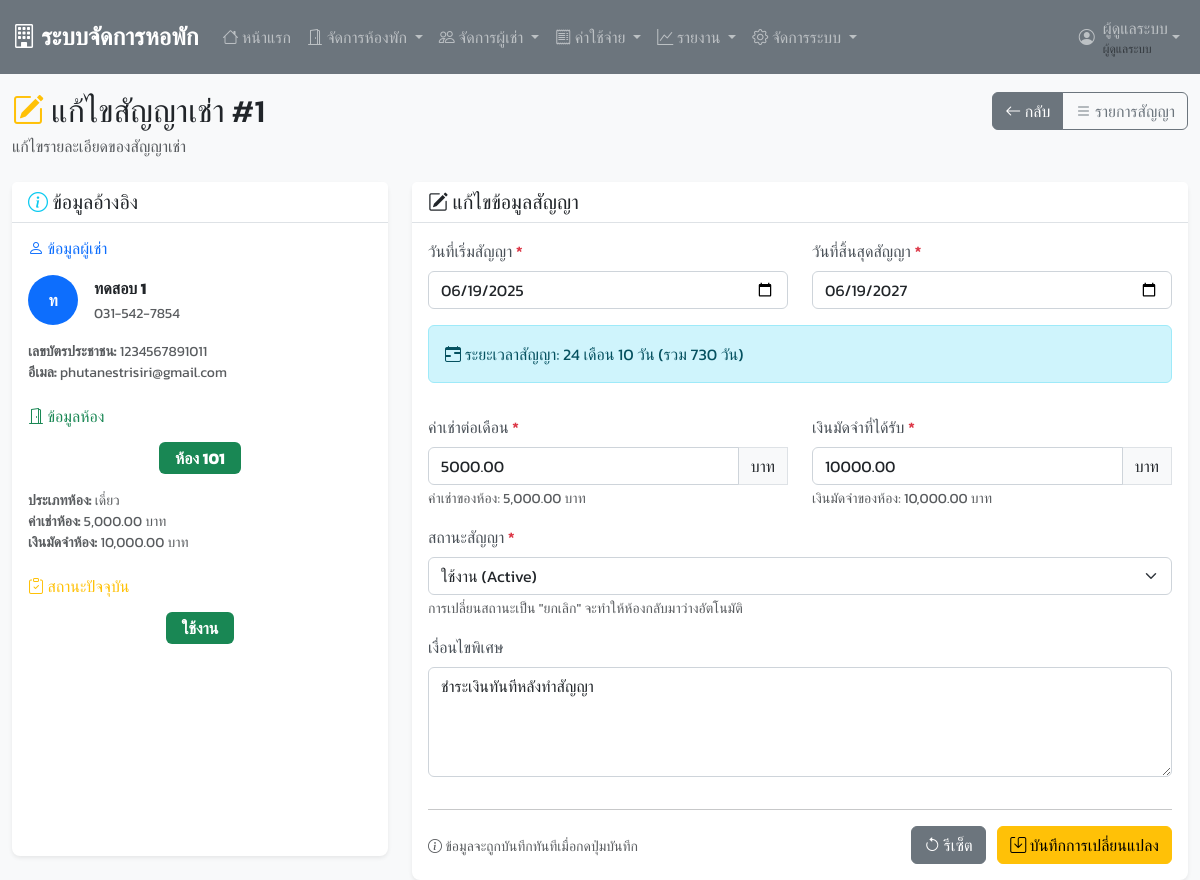
The app's page /edit_contract.php?id=1 (signed in) with its own data.
### tables this page shows
CREATE TABLE `contracts` (
  `contract_id` int(11) NOT NULL,
  `tenant_id` int(11) DEFAULT NULL,
  `room_id` int(11) DEFAULT NULL,
  `contract_start` date NOT NULL,
  `contract_end` date NOT NULL,
  `monthly_rent` decimal(10,2) NOT NULL,
  `deposit_paid` decimal(10,2) NOT NULL,
  `contract_status` enum('active','expired','terminated') DEFAULT 'active',
  `special_conditions` text DEFAULT NULL,
  `created_at` timestamp NOT NULL DEFAULT current_timestamp()
);

CREATE TABLE `tenants` (
  `tenant_id` int(11) NOT NULL,
  `first_name` varchar(50) NOT NULL,
  `last_name` varchar(50) NOT NULL,
  `phone` varchar(15) NOT NULL,
  `email` varchar(100) DEFAULT NULL,
  `id_card` varchar(20) NOT NULL,
  `address` text DEFAULT NULL,
  `emergency_contact` varchar(100) DEFAULT NULL,
  `emergency_phone` varchar(15) DEFAULT NULL,
  `tenant_status` enum('active','inactive') DEFAULT 'active',
  `created_at` timestamp NOT NULL DEFAULT current_timestamp()
);

CREATE TABLE `rooms` (
  `room_id` int(11) NOT NULL,
  `room_number` varchar(10) NOT NULL,
  `room_type` enum('single','double','triple') NOT NULL,
  `monthly_rent` decimal(10,2) NOT NULL,
  `deposit` decimal(10,2) NOT NULL,
  `room_status` enum('available','occupied','maintenance') DEFAULT 'available',
  `floor_number` int(11) DEFAULT NULL,
  `room_description` text DEFAULT NULL,
  `created_at` timestamp NOT NULL DEFAULT current_timestamp()
);

### edit_contract.php (the view, shortened to what this page needs)
<?php
require_once 'includes/header.php';
$contract_id = isset($_GET['id']) ? intval($_GET['id']) : 0;
try {
    $stmt = $pdo->prepare("
        SELECT
            c.*,
            t.first_name, t.last_name, t.phone, t.email, t.id_card,
            r.room_number, r.room_type, r.monthly_rent as room_monthly_rent, r.deposit as room_deposit
        FROM contracts c
        LEFT JOIN tenants t ON c.tenant_id = t.tenant_id
        LEFT JOIN rooms r ON c.room_id = r.room_id
        WHERE c.contract_id = ?
    ");
    $stmt->execute([$contract_id]);
    $contract = $stmt->fetch();
} catch(PDOException $e) {
    $error_message = "เกิดข้อผิดพลาด: " . $e->getMessage();
    $contract = null;
}
?>
<?php include 'includes/navbar.php' ?>
<div class="container-fluid">
    <div class="row mb-4 mt-3">
        <div class="col-md-8">
            <h2 class="mb-1">
                <i class="bi bi-pencil-square text-warning"></i>
                แก้ไขสัญญาเช่า #<?php echo $contract['contract_id']; ?>
            </h2>
            <p class="text-muted mb-0">
                แก้ไขรายละเอียดของสัญญาเช่า
            </p>
        </div>
        <div class="col-md-4 text-md-end">
            <div class="btn-group">
                <a href="view_contract.php?id=<?php echo $contract['contract_id']; ?>" class="btn btn-secondary">
                    <i class="bi bi-arrow-left"></i>
                    กลับ
                </a>
                <a href="contracts.php" class="btn btn-outline-secondary">
                    <i class="bi bi-list"></i>
                    รายการสัญญา
                </a>
            </div>
        </div>
    </div>
    <?php if ($contract && $contract['contract_status'] != 'terminated'): ?>
        <form method="POST" class="needs-validation" novalidate>
            <div class="row">
                <div class="col-lg-4 mb-4">
                    <div class="card h-100">
                        <div class="card-header">
                            <h5 class="card-title mb-0">
                                <i class="bi bi-info-circle text-info"></i>
                                ข้อมูลอ้างอิง
                            </h5>
                        </div>
                        <div class="card-body">
                            <div class="mb-4">
                                <h6 class="text-primary mb-3">
                                    <i class="bi bi-person"></i>
                                    ข้อมูลผู้เช่า
                                </h6>
                                <div class="d-flex align-items-center mb-3">
                                    <div class="avatar bg-primary text-white rounded-circle me-3 flex-shrink-0"
                                         style="width: 50px; height: 50px; display: flex; align-items: center; justify-content: center;">
                                        <?php echo mb_substr($contract['first_name'], 0, 1, 'UTF-8'); ?>
                                    </div>
                                    <div>
                                        <div class="fw-bold"><?php echo $contract['first_name'] . ' ' . $contract['last_name']; ?></div>
                                        <small class="text-muted"><?php echo $contract['phone']; ?></small>
                                    </div>
                                </div>
                                <div class="small text-muted">
                                    <div><strong>เลขบัตรประชาชน:</strong> <?php echo $contract['id_card']; ?></div>
                                    <?php if ($contract['email']): ?>
                                        <div><strong>อีเมล:</strong> <?php echo $contract['email']; ?></div>
                                    <?php endif; ?>
                                </div>
                            </div>
                            <div class="mb-4">
                                <h6 class="text-success mb-3">
                                    <i class="bi bi-door-open"></i>
                                    ข้อมูลห้อง
                                </h6>
                                <div class="text-center mb-3">
                                    <span class="badge bg-success fs-6 px-3 py-2">
                                        ห้อง <?php echo $contract['room_number']; ?>
                                    </span>
                                </div>
                                <div class="small text-muted">
                                    <div><strong>ประเภทห้อง:</strong>
                                        <?php
                                        $room_types = ['single' => 'เดี่ยว', 'double' => 'คู่', 'triple' => 'สามเตียง'];
                                        echo $room_types[$contract['room_type']] ?? $contract['room_type'];
                                        ?>
                                    </div>
                                    <div><strong>ค่าเช่าห้อง:</strong> <?php echo number_format($contract['room_monthly_rent'], 2); ?> บาท</div>
                                    <div><strong>เงินมัดจำห้อง:</strong> <?php echo number_format($contract['room_deposit'], 2); ?> บาท</div>
                                </div>
                            </div>
                            <div>
                                <h6 class="text-warning mb-3">
                                    <i class="bi bi-clipboard-check"></i>
                                    สถานะปัจจุบัน
                                </h6>
                                <div class="text-center">
                                    <?php
                                    $status_colors = [
                                        'active' => 'success',
                                        'expired' => 'warning',
                                        'terminated' => 'danger'
                                    ];
                                    $status_texts = [
                                        'active' => 'ใช้งาน',
                                        'expired' => 'หมดอายุ',
                                        'terminated' => 'ยกเลิก'
                                    ];
                                    ?>
                                    <span class="badge bg-<?php echo $status_colors[$contract['contract_status']]; ?> fs-6 px-3 py-2">
                                        <?php echo $status_texts[$contract['contract_status']]; ?>
                                    </span>
                                </div>
                            </div>
                        </div>
                    </div>
                </div>
                <div class="col-lg-8">
                    <div class="card">
                        <div class="card-header">
                            <h5 class="card-title mb-0">
                                <i class="bi bi-pencil-square"></i>
                                แก้ไขข้อมูลสัญญา
                            </h5>
                        </div>
                        <div class="card-body">
                            <div class="row">
                                <div class="col-md-6 mb-3">
                                    <label for="contract_start" class="form-label">
                                        วันที่เริ่มสัญญา <span class="text-danger">*</span>
                                    </label>
                                    <input type="date" class="form-control" id="contract_start" name="contract_start"
                                           value="<?php echo isset($_POST['contract_start']) ? $_POST['contract_start'] : $contract['contract_start']; ?>"
                                           required>
                                </div>
                                <div class="col-md-6 mb-3">
                                    <label for="contract_end" class="form-label">
                                        วันที่สิ้นสุดสัญญา <span class="text-danger">*</span>
                                    </label>
                                    <input type="date" class="form-control" id="contract_end" name="contract_end"
                                           value="<?php echo isset($_POST['contract_end']) ? $_POST['contract_end'] : $contract['contract_end']; ?>"
                                           required>
                                </div>
                            </div>
                            <div class="row">
                                <div class="col-12 mb-3">
                                    <div class="alert alert-info" id="contract-duration" style="display: none;">
                                        <i class="bi bi-calendar-range"></i>
                                        <span id="duration-text"></span>
                                    </div>
                                </div>
                            </div>
                            <div class="row">
                                <div class="col-md-6 mb-3">
                                    <label for="monthly_rent" class="form-label">
                                        ค่าเช่าต่อเดือน <span class="text-danger">*</span>
                                    </label>
                                    <div class="input-group">
                                        <input type="number" class="form-control" id="monthly_rent" name="monthly_rent"
                                               value="<?php echo isset($_POST['monthly_rent']) ? $_POST['monthly_rent'] : $contract['monthly_rent']; ?>"
                                               min="0" step="0.01" required>
                                        <span class="input-group-text">บาท</span>
                                    </div>
                                    <small class="form-text text-muted">
                                        ค่าเช่าของห้อง: <?php echo number_format($contract['room_monthly_rent'], 2); ?> บาท
                                    </small>
                                </div>
                                <div class="col-md-6 mb-3">
                                    <label for="deposit_paid" class="form-label">
                                        เงินมัดจำที่ได้รับ <span class="text-danger">*</span>
                                    </label>
                                    <div class="input-group">
                                        <input type="number" class="form-control" id="deposit_paid" name="deposit_paid"
                                               value="<?php echo isset($_POST['deposit_paid']) ? $_POST['deposit_paid'] : $contract['deposit_paid']; ?>"
                                               min="0" step="0.01" required>
                                        <span class="input-group-text">บาท</span>
                                    </div>
                                    <small class="form-text text-muted">
                                        เงินมัดจำของห้อง: <?php echo number_format($contract['room_deposit'], 2); ?> บาท
                                    </small>
                                </div>
                            </div>
                            <div class="row">
                                <div class="col-md-12 mb-3">
                                    <label for="contract_status" class="form-label">
                                        สถานะสัญญา <span class="text-danger">*</span>
                                    </label>
                                    <select class="form-select" id="contract_status" name="contract_status" required>
                                        <option value="active" <?php echo (isset($_POST['contract_status']) ? $_POST['contract_status'] : $contract['contract_status']) == 'active' ? 'selected' : ''; ?>>
                                            ใช้งาน (Active)
                                        </option>
                                    </select>
                                    <small class="form-text text-muted">
                                        การเปลี่ยนสถานะเป็น "ยกเลิก" จะทำให้ห้องกลับมาว่างอัตโนมัติ
                                    </small>
                                </div>
                            </div>
                            <div class="row">
                                <div class="col-md-12 mb-3">
                                    <label for="special_conditions" class="form-label">
                                        เงื่อนไขพิเศษ
                                    </label>
                                    <textarea class="form-control" id="special_conditions" name="special_conditions"
                                              rows="4" placeholder="เงื่อนไขพิเศษของสัญญา (ถ้ามี)"><?php echo isset($_POST['special_conditions']) ? htmlspecialchars($_POST['special_conditions']) : htmlspecialchars($contract['special_conditions']); ?></textarea>
                                </div>
                            </div>
                            <hr>
                            <div class="row">
                                <div class="col-12">
                                    <div class="d-flex justify-content-between align-items-center">
                                        <div>
                                            <small class="text-muted">
                                                <i class="bi bi-info-circle"></i>
                                                ข้อมูลจะถูกบันทึกทันทีเมื่อกดปุ่มบันทึก
                                            </small>
                                        </div>
                                        <div>
                                            <button type="button" class="btn btn-secondary me-2" onclick="resetForm()">
                                                <i class="bi bi-arrow-counterclockwise"></i>
                                                รีเซ็ต
                                            </button>
                                            <button type="submit" class="btn btn-warning">
                                                <i class="bi bi-save"></i>
                                                บันทึกการเปลี่ยนแปลง
                                            </button>
                                        </div>
                                    </div>
                                </div>
                            </div>
                        </div>
                    </div>
                </div>
            </div>
        </form>
    <?php endif; ?>
</div>
<?php include 'includes/footer.php'; ?>

### records on screen
contracts: contract_id "1", tenant.first_name "ท", tenant.first_name "ทดสอบ", tenant.last_name "1", tenant.phone "031-542-7854", tenant.id_card "1234567891011", tenant.email "phutanestrisiri@gmail.com", room.room_number "101", room.room_type "เดี่ยว", room.monthly_rent "5,000.00", room.deposit "10,000.00", contract_status "ใช้งาน", contract_start "06/19/2025", contract_end "06/19/2027", monthly_rent "5000.00", deposit_paid "10000.00", contract_status "ใช้งาน (Active)", special_conditions "ชำระเงินทันทีหลังทำสัญญา"

### other values on screen
$_SESSION['full_name'] "ผู้ดูแลระบบ"
